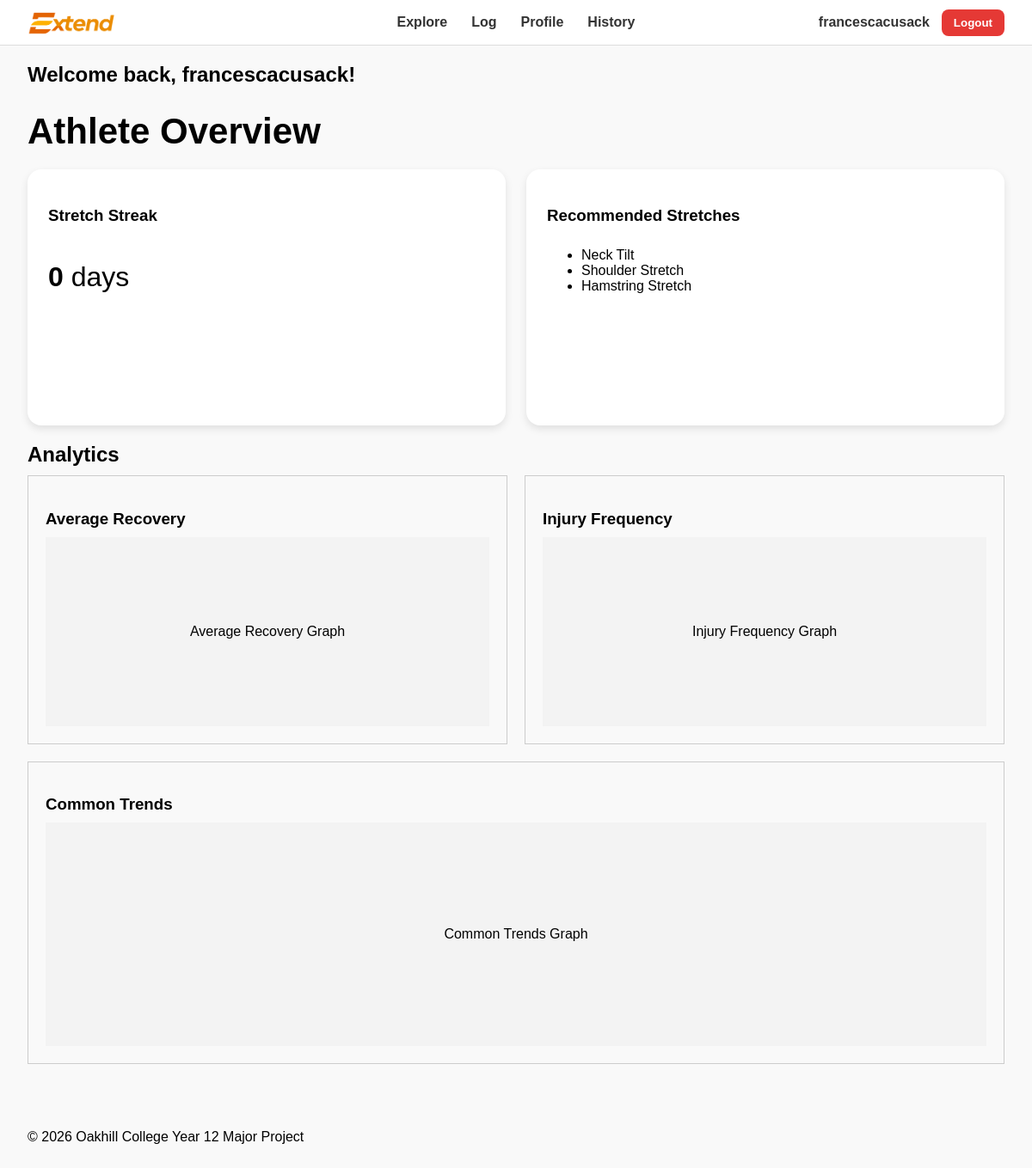
/my_app/ (signed in), run on the app's committed database.
### my_app/models.py (models this page shows, shortened)
class Stretch(models.Model):
    name = models.CharField(max_length=150)
    stretch_type = models.CharField(max_length=100)
    description = models.TextField()
    cover_image_url = models.URLField(blank=True)
    difficulty_level = models.CharField(max_length=50)

### my_app/views.py (the view)
# urls.py: path("", views.dashboard, name="dashboard"),
@login_required
def dashboard(request):
    latest_injury = Injury.objects.filter(user=request.user).order_by("-created_at").first()
    saved_count = SavedStretch.objects.filter(user=request.user).count()
    injury_count = Injury.objects.filter(user=request.user).count()
    recommended_stretches = Stretch.objects.all()[:3]
    stretch_streak = 0
    return render(request, "my_app/dashboard.html", {
        "latest_injury": latest_injury,
        "saved_count": saved_count,
        "injury_count": injury_count,
        "recommended_stretches": recommended_stretches,
        "stretch_streak": stretch_streak,
    })

### my_app/templates/my_app/dashboard.html (shortened to what this page needs)
{% extends "my_app/base.html" %}
{% block content %}
<h2>Welcome back, {{ request.user.username }}!</h2>
<h1 style="font-size: 42px;">Athlete Overview</h1>
<div class="dashboard-grid">
    <section class="dashboard-card">
        <h3>Stretch Streak</h3>
        <p style="font-size:32px;">
            <strong>{{ stretch_streak }}</strong> days
        </p>
    </section>
    <section class="dashboard-card">
        <h3>Recommended Stretches</h3>
        {% if recommended_stretches %}
            <ul>
                {% for stretch in recommended_stretches %}
                    <li>{{ stretch.name }}</li>
                {% endfor %}
            </ul>
        {% else %}
            <p>No recommendations yet.</p>
        {% endif %}
    </section>
</div>
<h2>Analytics</h2>
<div style="display:flex; gap:20px; margin-bottom:20px;">
    <div style="border:1px solid #ccc; padding:20px; flex:1;">
        <h3>Average Recovery</h3>
        <div style="height:220px; display:flex; align-items:center; justify-content:center; background:#f3f3f3;">
            Average Recovery Graph
        </div>
    </div>
    <div style="border:1px solid #ccc; padding:20px; flex:1;">
        <h3>Injury Frequency</h3>
        <div style="height:220px; display:flex; align-items:center; justify-content:center; background:#f3f3f3;">
            Injury Frequency Graph
        </div>
    </div>
</div>
<div style="border:1px solid #ccc; padding:20px;">
    <h3>Common Trends</h3>
    <div style="height:260px; display:flex; align-items:center; justify-content:center; background:#f3f3f3;">
        Common Trends Graph
    </div>
</div>
{% endblock %}

### my_app/templates/my_app/base.html (shortened to what this page needs)
{% load static %}
<!DOCTYPE html>
<html lang="en">
<head>
    <link rel="stylesheet" href="{% static 'my_app/styles.css' %}">
</head>
<body>
<header>
    {% if request.user.is_authenticated %}
  <div class="navbar">
    <div class="nav-left">
        <a href="{% url 'my_app:dashboard' %}" class="logo-link">
            <img src="{% static 'my_app/logo.png' %}"
                 alt="Xtend Logo"
                 class="navbar-logo">
        </a>
    </div>
    <div class="nav-center">
        <a href="{% url 'my_app:explore' %}">Explore</a>
        <a href="{% url 'my_app:injury_form' %}">Log</a>
        <a href="{% url 'my_app:profile' %}">Profile</a>
        <a href="{% url 'my_app:injury_history' %}">History</a>
    </div>
    <div class="user-info">
        <span>{{ request.user.username }}</span>
        <form action="{% url 'users:logout' %}" method="post">
            <button type="submit">Logout</button>
        </form>
    </div>
</div>
    {% endif %}
</header>
<div class="page-container">
    <main>
        {% block content %}
        {% endblock %}
    </main>
</div>
<footer>
    <p>&copy; 2026 Oakhill College Year 12 Major Project</p>
</footer>
</body>
</html>

### my_app/static/my_app/styles.css (style rules this page uses)
body { font-family: Arial, sans-serif; margin: 0; background: #f9f9f9; }
h1, h2, h3 { margin-bottom: 10px; }
a { text-decoration: none; }
footer { padding: 20px 32px; }
.navbar { display: grid; grid-template-columns: 1fr auto 1fr; align-items: center; height: 52px; padding: 0 32px; background: white; border-bottom: 1px solid #ddd; }
.nav-left { display: flex; align-items: center; height: 100%; }
.logo-link { display: flex; align-items: center; height: 100%; }
.navbar-logo { height: 52px; width: auto; object-fit: contain; display: block; }
.nav-center { grid-column: 2; display: flex; gap: 28px; align-items: center; justify-content: center; }
.nav-center a { text-decoration: none; color: #333; font-weight: 600; transition: 0.2s; }
.user-info { grid-column: 3; display: flex; justify-content: flex-end; align-items: center; gap: 14px; }
.user-info span { font-weight: 600; color: #333; }
.user-info button { background: #e53935; color: white; border: none; padding: 8px 14px; border-radius: 8px; cursor: pointer; font-weight: 600; }
.dashboard-grid { display: grid; grid-template-columns: 1fr 1fr; gap: 24px; margin-top: 20px; }
.dashboard-card { background: white; border-radius: 16px; padding: 24px; box-shadow: 0 4px 10px rgba(0,0,0,0.1); height: 250px; display: flex; flex-direction: column; justify-content: flex-start; overflow-y: auto; }
.page-container { max-width: 1400px; margin: 0 auto; padding: 0 32px 40px; }
button { cursor: pointer; }

### data on the page
Stretch: name "Neck Tilt"
Stretch: name "Shoulder Stretch"
Stretch: name "Hamstring Stretch"

### other printed values
{{ request.user.username }} "francescacusack"
{{ stretch_streak }} "0"
